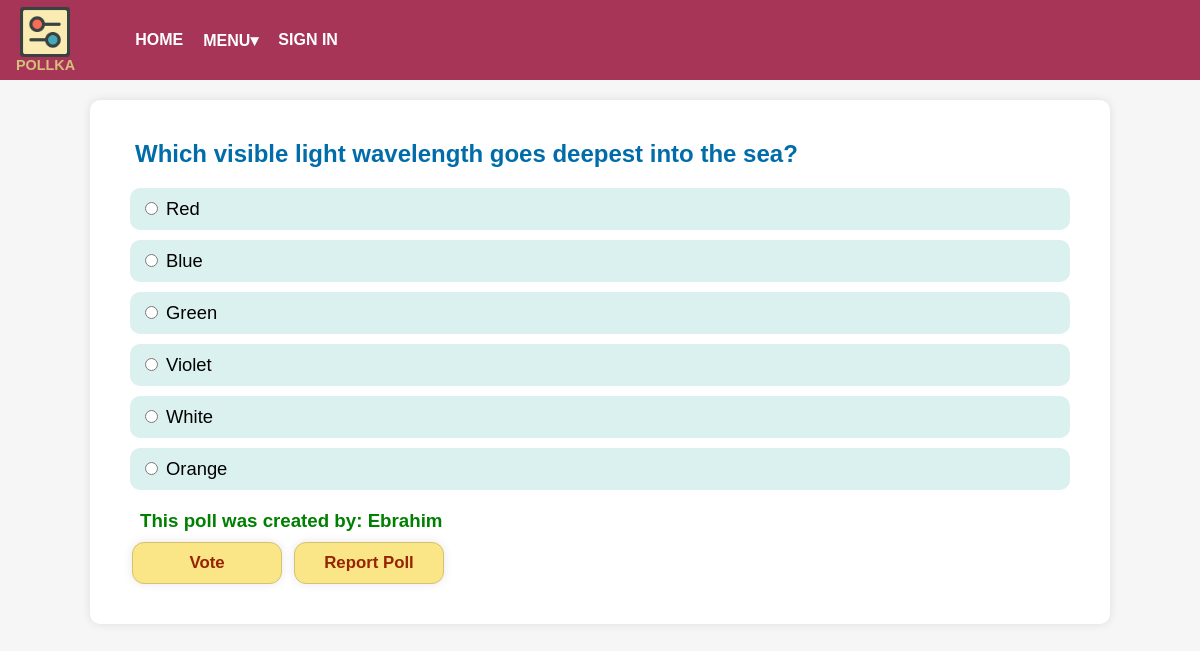
Page /Poll.php?pid=11 on the committed database.
### tables this page shows
CREATE TABLE `questions` (
  `qid` int(11) NOT NULL,
  `uid` int(11) NOT NULL,
  `question` varchar(255) NOT NULL,
  `qstatus` varchar(15) NOT NULL,
  `reported` int(11) NOT NULL DEFAULT 0,
  `dueDate` datetime DEFAULT NULL
);

CREATE TABLE `options` (
  `oid` int(11) NOT NULL,
  `qid` int(11) NOT NULL,
  `option` varchar(255) NOT NULL
);

### poll.php (the view, shortened to what this page needs)
<?php
try {
    require('connection.php');
    $pid = $_GET['pid'];
    $sqlPoll = "SELECT * FROM questions WHERE qid = :pid";
    $stmtPoll = $db->prepare($sqlPoll);
    $stmtPoll->bindParam(':pid', $pid);
    $stmtPoll->execute();
    $poll = $stmtPoll->fetch(PDO::FETCH_ASSOC);
    $sqlOptions = "SELECT * FROM options WHERE qid = :pid";
    $stmtOptions = $db->prepare($sqlOptions);
    $stmtOptions->bindParam(':pid', $pid);
    $stmtOptions->execute();
    $sqlUname = "SELECT u.uname
                FROM user u INNER JOIN questions q ON u.uid = q.uid
                WHERE q.qid = :pid";
    $stmtUname = $db->prepare($sqlUname);
    $stmtUname->bindParam(':pid', $pid);
    $stmtUname->execute();
    if ($stmtUname->rowCount() == 1) {
        $unamearray = $stmtUname->fetch();
        $uname = $unamearray[0];
    } else {
        $uname = ("Unavailable");
    }
    $pollEnded = ($poll['qstatus'] == 'Ended') ? true : false;
    $pollDeactivated = ($poll['qstatus'] == 'Deactivated') ? true : false;
    $is_owner = (isset($_SESSION['uid']) && $_SESSION['uid'] == $poll['uid']) ? true : false;
    $voted = false;
?>
    <!DOCTYPE html>
    <html lang="en">
    <head>
        <link rel='stylesheet' href="styles/poll-styles.css">
        <link rel='stylesheet' href="styles/globalStyles.css">
    </head>
    <body class='preload'>
        <?php require('header.php');
        ?>
        <div class='container options'>
            <h2 class='question'><?php echo $poll['question']; ?></h2>
            <?php
            if ($stmtOptions->rowCount() > 0) {
                $hasOptions = true;
                echo "<form name='pollForm' id='pollForm'>";
                if (!$pollEnded) {
                    foreach ($stmtOptions as $option) {
                        echo "<div class='poll-option'>";
                        echo "<input type='radio' name='option' id='{$option['oid']} radio_opt' value='{$option['oid']}'>";
                        echo "<label for='{$option['oid']}'>{$option['option']}</label>";
                        echo "</div>";
                    }
                }
            } else {
                $hasOptions = false;
            }
            ?>
            </form>
            <div class="opt_btns">
                <?php
                if ($is_owner) {
                    echo "<h3 style='color:green;'>This poll was created by you, $uname.</h3>";
                } else {
                    echo "<h3 style='color:green;'>This poll was created by: $uname</h3>";
                }
                if ($hasOptions && !$voted && !$pollEnded && !$pollDeactivated) {
                    echo "<button class='opt_btn vote_btn' onclick='vote()'>Vote</button>";
                }
                if (!$pollDeactivated && !(isset($_SESSION['reported']) && $_SESSION['reported'] = true)) {
                    echo "<button class='opt_btn report_btn' id='report_btn' onclick='reportPoll()'>Report Poll</button>";
                }
                ?>
            </div>
        </div>
    </body>
    </html>
<?php } catch (PDOException $E) {
    die("Error occured!");
}
?>

### styles/poll-styles.css (style rules this page uses)
* { box-sizing: border-box; }
body { background: #f4f4f4cc; background-repeat: no-repeat; background-size: cover; min-width: 500px; min-height: 580px; margin: 0; padding: 0; font-family: 'Helvetica', sans-serif ; }
.container { width: 85% ; margin: 20px auto; background-color: #fff; padding: 20px; box-shadow: 0 0 10px rgba(0, 0, 0, 0.1); border-radius: 10px; }
.button-container .button, .opt_btn { display: inline-block; text-align: center; min-width: 95px; background-color:#fae587; box-shadow: 0 0 10px rgba(0, 0, 0, 0.1); color:#972300; padding: 10px; margin-left: 12px; border-radius: 12px; font-size: 1.05rem; font-weight: 600; transition-duration: 0.5s; }
.opt_btns { margin: 20px 10px; }
.opt_btns h3 { margin: 0 0 10px 20px; }
.opt_btn { min-width: 150px; border: #d4c270 0.5px solid; transition-duration: 0.5s; }
h2.question { margin-left: 25px; color: #006caa; }
.poll-option { background-color: #dbf1ef; margin: 10px 20px; padding: 10px; border-radius: 10px; }
.options label { font-size: 1.15rem; margin-left: 5px; }

### styles/header.css (style rules this page uses)
* { box-sizing: border-box; }

### rows in the picture
questions: question "Which visible light wavelength goes deepest into the sea?"
options: option "Red"
options: option "Blue"
options: option "Green"
options: option "Violet"
options: option "White"
options: option "Orange"

### other values in the picture
$uname "Ebrahim"
